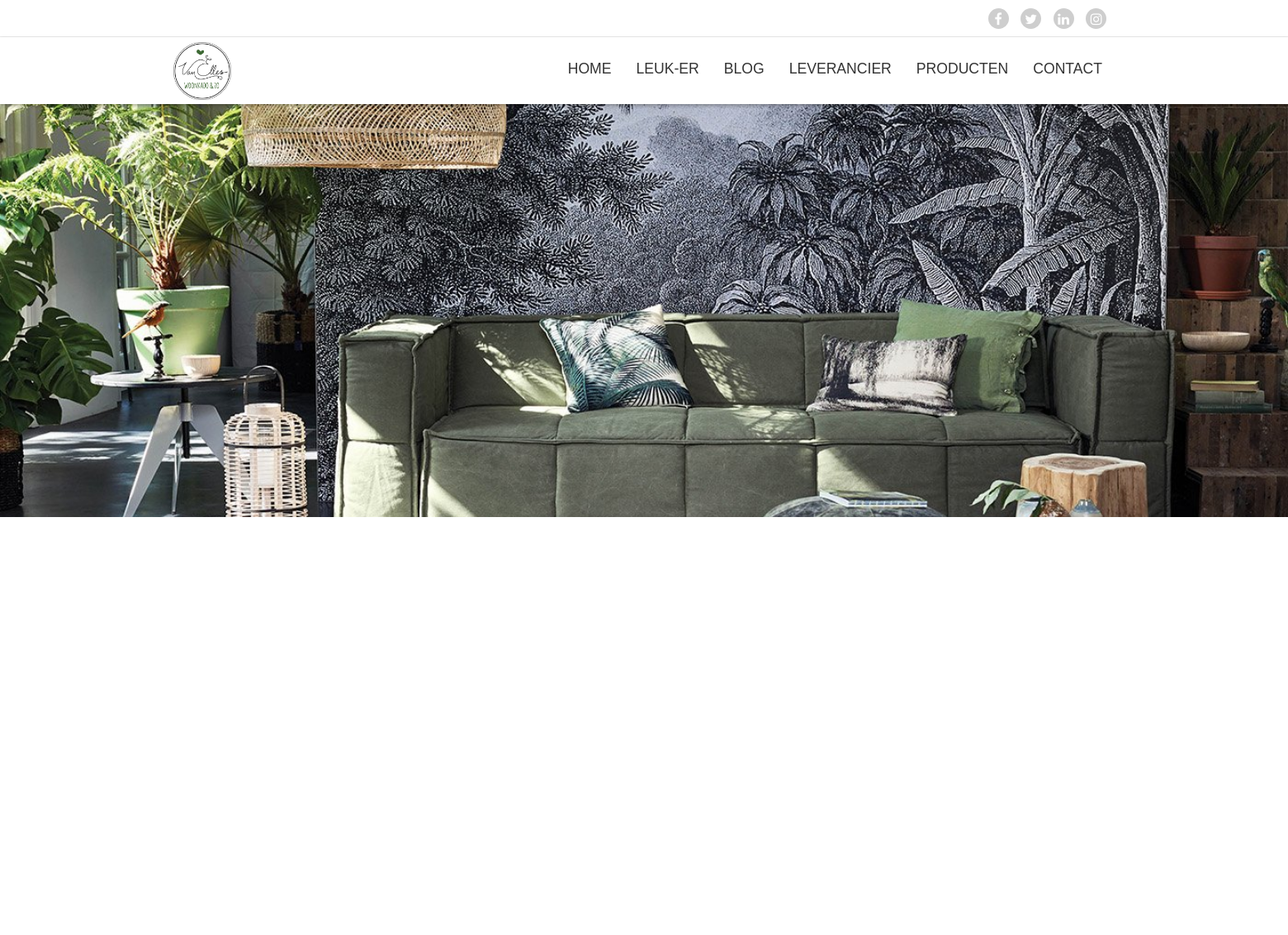
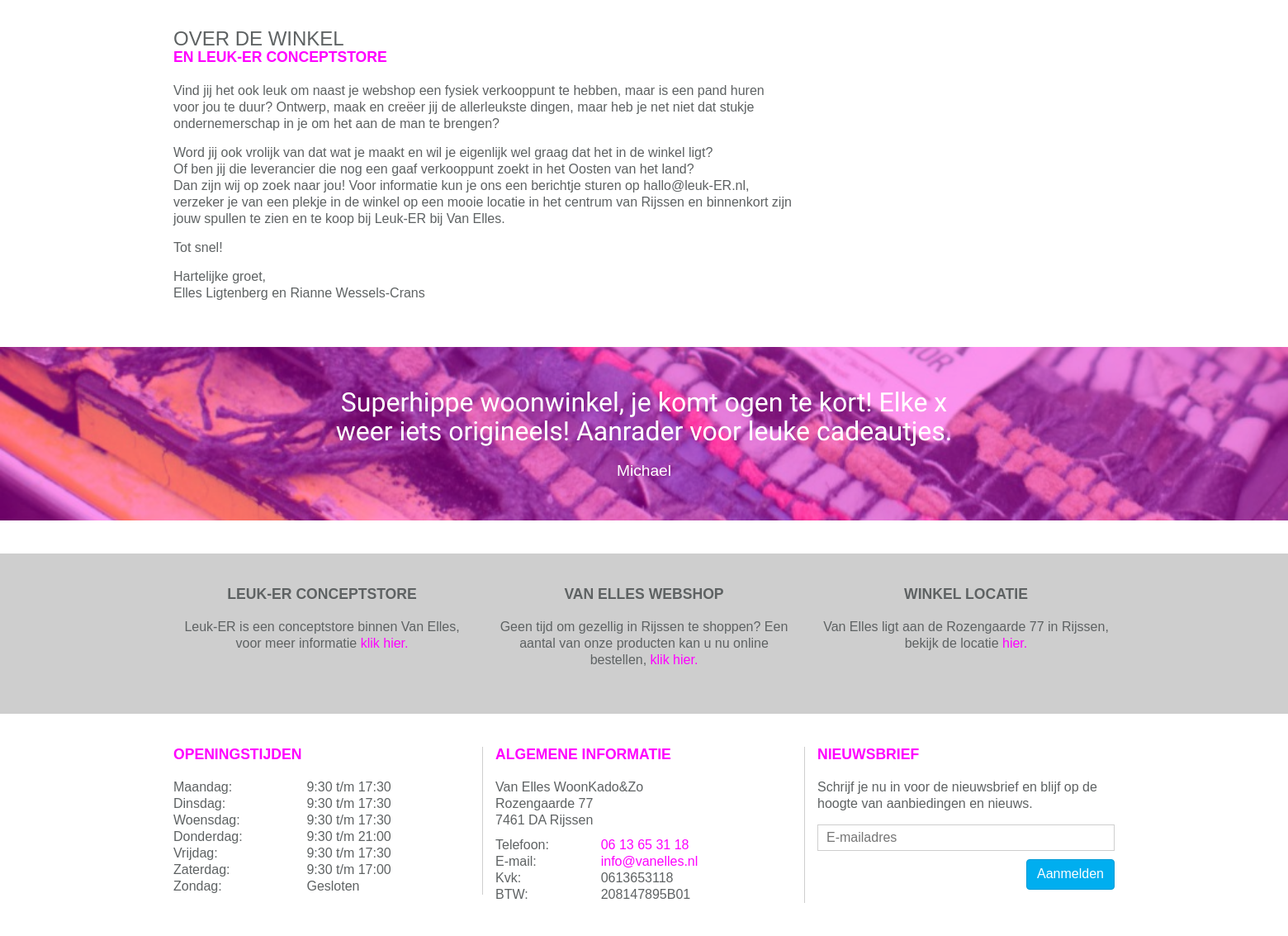
The page / on the database its author committed (2 pictures, top to bottom).
### tables this page shows
CREATE TABLE `page` (
  `id` int(11) NOT NULL,
  `pagetitle` varchar(100) NOT NULL,
  `title` varchar(100) NOT NULL,
  `subtitle` varchar(100) DEFAULT NULL,
  `inhoud` mediumtext,
  `description` varchar(2000) DEFAULT NULL,
  `kernwoorden` varchar(150) DEFAULT NULL,
  `active` int(1) DEFAULT '1' COMMENT '1 = actief, 0 = inactief',
  `datum` datetime DEFAULT CURRENT_TIMESTAMP ON UPDATE CURRENT_TIMESTAMP,
  `image` varchar(45) DEFAULT NULL,
  `Module_id` int(11) NOT NULL,
  `user_id` int(11) NOT NULL,
  `url` varchar(50) NOT NULL,
  `page_order` int(11) NOT NULL DEFAULT '99'
);

CREATE TABLE `review` (
  `review_id` int(11) NOT NULL,
  `quote` varchar(200) NOT NULL,
  `rating` int(1) NOT NULL,
  `user_id` int(11) NOT NULL,
  `datum` datetime NOT NULL DEFAULT CURRENT_TIMESTAMP,
  `active` int(1) NOT NULL DEFAULT '0' COMMENT '0 = Niet geaccepteerd, 1 = geaccepteerd'
);

CREATE TABLE `user` (
  `user_id` int(11) NOT NULL,
  `email` varchar(45) NOT NULL,
  `first_name` varchar(45) DEFAULT NULL,
  `insertion` varchar(45) DEFAULT NULL,
  `last_name` varchar(45) DEFAULT NULL,
  `birthday` date DEFAULT NULL,
  `phonenumber` int(12) DEFAULT NULL,
  `city` varchar(45) DEFAULT NULL,
  `address` varchar(45) DEFAULT NULL,
  `zipcode` varchar(45) DEFAULT NULL,
  `role` int(11) NOT NULL DEFAULT '2',
  `newsletter` int(1) NOT NULL DEFAULT '0' COMMENT '0=nee, 1=ja',
  `verwijderd` int(1) NOT NULL DEFAULT '0' COMMENT '0=nee, 1=ja'
);

### index.php (called while the page is built, shortened)
<?php
include_once('admin/classes/connection.class.php');
include_once('admin/classes/page.class.php');
$page = new Page();
if(isset($_GET['page'])) {
    $pageContent = $page->getPageByUrl(htmlentities($_GET['page']));
    if(!$pageContent) {
        $pageContent = [
            "pagetitle"     => "Oepss 404",
            "title"         => "Oepss, 404",
            "subtitle"      => "Deze pagina bestaat helaas niet.",
            "inhoud"        => "",
            "description"   => "",
            "kernwoorden"   => "",
            "path"          => "404.php"
        ];
    }
} else {
    $pageContent = $page->getFirstPageBy();
}
include_once('includes/header.php');
include_once('module/'.$pageContent['path']);
include_once('includes/footer.php');

### admin/classes/page.class.php (called while the page is built, shortened)
<?php
class Page {
    private $_db;
    public function __construct()
    {
        $this->_db = new Connection();
        $this->_db = $this->_db->databaseConnection();
    }
    public function getFirstPageBy() {
        try {
            $query = $this->_db->prepare('
                    SELECT pagetitle, title, subtitle, inhoud, description, kernwoorden, path
                    FROM page p
                    JOIN Module m ON p.Module_id = m.id
                    LIMIT 1;
                ');
            if($query->execute()) {
                if($query->rowCount() > 0) {
                    return $content = $query->fetchAll()[0];
                } else {
                    return false;
                }
            } else {
                return false;
            }
        } catch (PDOexception $e) {
            return false;
        }
    }
    public function getMenuItems() {
        try {
            $query = $this->_db->prepare('
                    SELECT pagetitle, url FROM page
                    WHERE active = 1
                    ORDER BY page_order, id;
                ');
            if($query->execute()) {
                return $content = $query->fetchAll();
            } else {
                return false;
            }
        } catch (PDOException $e) {
            return false;
        }
    }
}

### admin/classes/connection.class.php (called while the page is built, shortened)
<?php
class Connection {
    public function databaseConnection() {
        try {
            $this->_db = new PDO('mysql:host=localhost;dbname=vanelles', 'root', '');
            return $this->_db;
        } catch (PDOException $e) {
            echo "<h3>Let op</h3>Er is helaas een probleem met het verbinden van de server, probeer het later nog eens.";
            exit;
        }
    }
}

### admin/classes/content.class.php (called while the page is built, shortened)
<?php
class Content
{
    private $_db;
    public function __construct()
    {
        $this->_db = new Connection();
        $this->_db = $this->_db->databaseConnection();
    }
    public function getOneRandomReview()
    {
        try {
            $query = $this->_db->prepare('
                    SELECT * FROM review JOIN user ON review.user_id=user.user_id WHERE active=1 ORDER BY RAND() LIMIT 1;
                ');
            if ($query->execute()) {
                if ($query->rowCount() > 0) {
                    return $content = $query->fetchAll()[0];
                } else {
                    return false;
                }
            } else {
                echo $query->errorInfo();
                return false;
            }
        } catch (PDOexception $e) {
            echo $e->getMessage();
            return false;
        }
    }
}
?>

### module/homepage.php (the view, shortened to what this page needs)
<?php require_once 'includes/header.php'; ?>
<div id="content">
    <div id="main-slider">
        <div>
            <div class="slide" style="background-image: url('<?php echo constant("local_url"); ?>images/hk-living-banner_2048x2048.jpg')">
            </div>
        </div>
    </div>
    <div class="container">
        <div class="row">
            <section class="col-md-8 col-sm-7 col-xs-12 marbot">
                <div class="ptitle">
                    <h1><?php echo $pageContent['title']; ?></h1>
                    <h2><?php echo $pageContent['subtitle']; ?></h2>
                </div>
                <?php echo $pageContent['inhoud']; ?>
            </section>
            <aside class="col-md-4 col-sm-5 col-xs-12 marbot">
            </aside>
        </div>
    </div>
    <?php require_once 'includes/quote.php'; ?>
</div>
<?php require_once 'includes/footer.php'; ?>

### includes/menu.php (shortened to what this page needs)
<ul id="main-menu">
    <?php
    $menuitems = $page->getMenuItems();
    foreach ($menuitems as $item) {
        $title = $item['pagetitle'];
        $url = constant("local_url").$item['url'];
        echo "<li><a href='$url'>$title</a></li>";
    }
    ?>
</ul>

### includes/quote.php (shortened to what this page needs)
<?php
    require_once 'admin/classes/connection.class.php';
    require_once 'admin/classes/content.class.php';
    $content = new Content();
    $random = $content->getOneRandomReview();
    ?>
<?php if ($random){?>
        <div id="main-quote" style="background-image: url('images/stbr2.jpg');">
            <div class="overlay"></div>
            <div class="container">
                <div class="row">
                    <div class="col-md-8 col-sm-10 col-xs-12 col-md-offset-2 col-sm-offset-1">
                        <div id="quote-slider">
                            <div>
                               <?php
                                    $naamprint = $random["first_name"];
                                    $quoteprint = $random["quote"];
                                    print("<div class='quote'>" . $quoteprint . "<br>");
                                    print("</div>");
                                    print("<div class='naam'>" . $naamprint . "</div>");
                                 ?>
                            </div>
                        </div>
                    </div>
                </div>
            </div>
        </div>
<?php } else {
    print("<div class='quote'>hoi</div>");
} ?>

### rows shown on the page
page: pagetitle "HOME", title "OVER DE WINKEL", subtitle "EN LEUK-ER CONCEPTSTORE", inhoud "Vind jij het ook leuk om naast je webshop een fysiek verkooppunt te hebben, maar is een pand huren voor jou te duur? Ontwerp, maak en creëer jij de allerleukste dingen, maar heb je net niet dat stukje ondernemerschap in je om het aan de man te brengen? Word jij ook vrolijk van dat wat je maakt en wil je eigenlijk wel graag dat het in de winkel ligt? Of ben jij die leverancier die nog een gaaf verkooppunt zoekt in het Oosten van het land? Dan zijn wij op zoek naar jou! Voor informatie kun je ons een berichtje sturen op hallo@leuk-ER.nl, verzeker je van een plekje in de winkel op een mooie locatie in het centrum van Rijssen en binnenkort zijn jouw spullen te zien en te koop bij Leuk-ER bij…"
page: pagetitle "LEUK-ER"
page: pagetitle "BLOG"
page: pagetitle "LEVERANCIER"
page: pagetitle "PRODUCTEN"
page: pagetitle "CONTACT"
review: quote "Superhippe woonwinkel, je komt ogen te kort! Elke x weer iets origineels! Aanrader voor leuke cadeautjes.", user.first_name "Michael"
